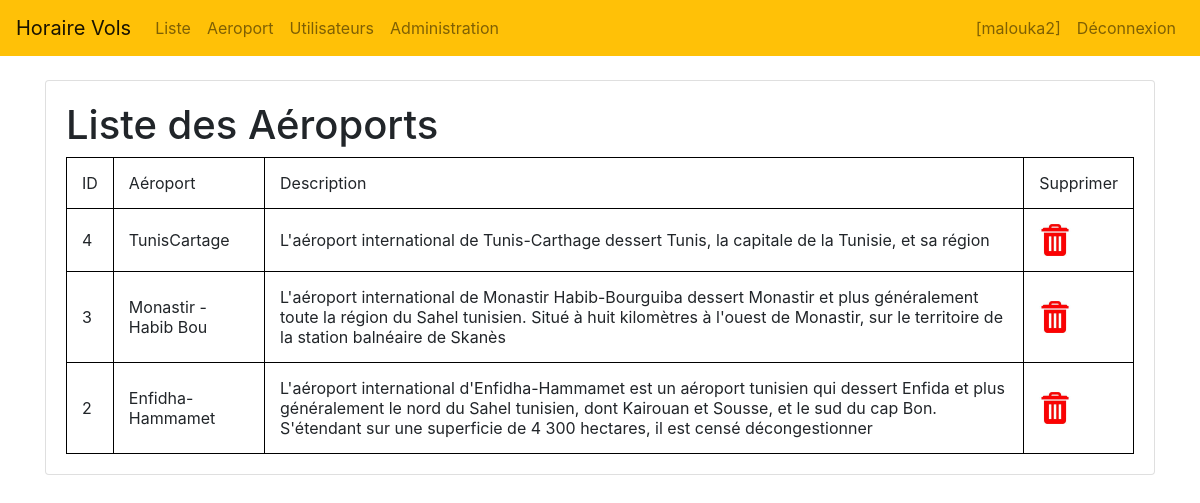
Screenshot of /vol/aeroports/ (signed in) with the database file from the repository.
### vol/models.py (models this page shows, shortened)
class Aeroport(models.Model):
    nomAir=models.CharField(max_length=20)
    description=models.TextField()

### vol/views.py (the view)
# urls.py: path('aeroports/',views.list_air,name='aeroports'),
def list_air(request):
    air=Aeroport.objects.all().values
    template=loader.get_template('aeroport.html')
    context={
        'air':air,
    }
    return HttpResponse(template.render(context,request))

### vol/Templates/aeroport.html (shortened to what this page needs)
<html>
    {% load static %}
    <head>
        <link rel="stylesheet" href="{% static 'css/style.css' %}">
        <link rel="stylesheet" href="{% static 'css/bootstrap.min.css' %}">
        </head>
        <body>
{% include "navBar.html" %}
<br>
<div class="container">
    <div class="card mb-6">
    <div class="card-body">
            <h1>Liste des Aéroports</h1>
            <table border="1">
            <thead>
            <tr>
            <td>ID</td>
            <td>Aéroport </td>
            <td> Description</td>
            <td>Supprimer</td>
            </tr>
            <tr>
            {% for a in air reversed %}
            <td>{{a.id}}</td>
            <td>{{a.nomAir}}</td>
            <td>{{a.description}}</td>
            <td><a href="del_air/{{ a.id }}"> <img height="32" width="32" src="{% static 'img/delete.jfif' %}">  </a></td>
            </tr>
            {% endfor %}
        </thead>
 </table>
    </div>
    </div>
</div>
</body>
</html>

### vol/Templates/navBar.html (shortened to what this page needs)
 <nav class="navbar navbar-expand-sm navbar-light bg-warning">
    <a class="navbar-brand" href=""> Horaire Vols </a>
    <div class="collapse navbar-collapse">
     {% if request.user.is_authenticated %}
    <ul class="navbar-nav mr-auto">
    <li class="nav-item">
    <a class="nav-link" href="{% url 'vols' %}">Liste</a>
    </li>
    <li class="nav-item">
    <a class="nav-link" href="{% url 'aeroports' %}">Aeroport</a>
    </li>
    {% if request.user.is_staff %}
    <li class="nav-item">
        <a class="nav-link" href="{% url 'users' %}">Utilisateurs</a>
       </li>
    <li class="nav-item">
    <a class="nav-link" href="/admin">Administration</a>
    </li>
    {% endif %}
    </ul>
    {% endif %}
    {% if request.user.is_authenticated %}
    <ul class="navbar-nav ml-auto" >
        <li class="nav-item">
         <a class="nav-link" href="#">[{{ request.session.username }}]</a>
        </li>
        <li class="nav-item">
        <a class="nav-link" href="{% url 'disconnect' %}">Déconnexion</a>
        </li>
    </ul>
    {% else %}
    <ul class="navbar-nav ml-auto" >
        <li class="nav-item">
         <a class="nav-link" href="{% url 'connect' %}">Connexion</a>
        </li>
        {% endif %}
    </div>
</nav>

### vol/static/css/style.css (style rules this page uses)
table, th, td { border: 1px solid black; border-collapse: collapse; padding: 15px; }

### rows the page displays
Aeroport: id "4", nomAir "TunisCartage", description "L'aéroport international de Tunis-Carthage dessert Tunis, la capitale de la Tunisie, et sa région"
Aeroport: id "3", nomAir "Monastir - Habib Bou", description "L'aéroport international de Monastir Habib-Bourguiba dessert Monastir et plus généralement toute la région du Sahel tunisien. Situé à huit kilomètres à l'ouest de Monastir, sur le territoire de la station balnéaire de Skanès"
Aeroport: id "2", nomAir "Enfidha-Hammamet", description "L'aéroport international d'Enfidha-Hammamet est un aéroport tunisien qui dessert Enfida et plus généralement le nord du Sahel tunisien, dont Kairouan et Sousse, et le sud du cap Bon. S'étendant sur une superficie de 4 300 hectares, il est censé décongestionner"

### other values shown
{{ request.session.username }} "malouka2"
